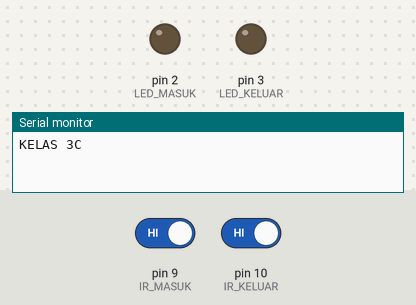
The sketch below on a simulated Arduino Uno, built with avr-gcc and run on an emulated ATmega328P. On the bench: output pins drawn as LEDs (lit = HIGH), the last lines printed to the serial monitor. Inputs (shaded band) come from the test bench; at power-on: pin 9 (IR_MASUK) HIGH, pin 10 (IR_KELUAR) HIGH.

Above: at 1.2 s.
1.3 s: pin 9 (IR_MASUK) driven LOW
At 2.3 s:
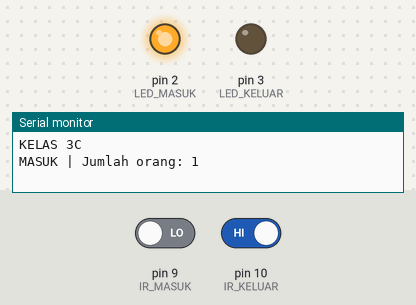
2.8 s: pin 10 (IR_KELUAR) driven LOW
At 3.5 s:
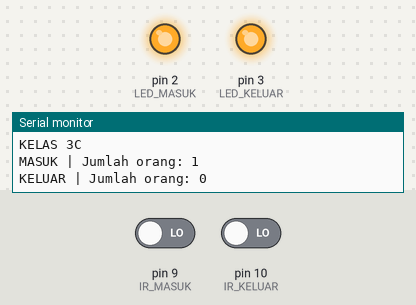
4.3 s: pin 9 (IR_MASUK) driven HIGH
At 4.6 s:
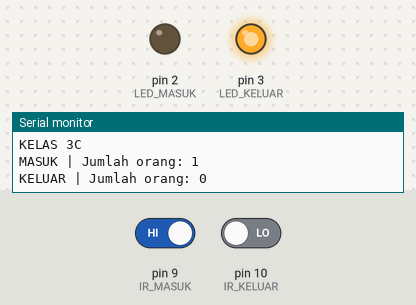
5.8 s: pin 10 (IR_KELUAR) driven HIGH
At 7.0 s:
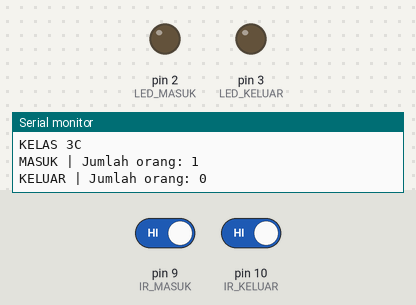
Timing chart, 0 to 8.3 s (numbered marks = the images above; inputs shaded):
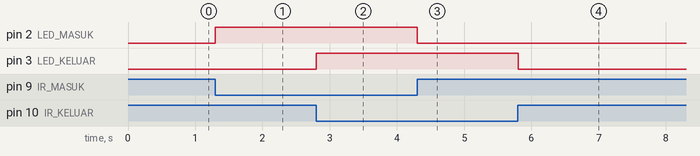

Measured:
- after the input at 1.3 s, pin 2 (LED_MASUK): LOW → HIGH at once
- after the input at 2.8 s, pin 3 (LED_KELUAR): LOW → HIGH at once
- after the input at 4.3 s, pin 2 (LED_MASUK): HIGH → LOW at once
- after the input at 5.8 s, pin 3 (LED_KELUAR): HIGH → LOW at once

The sketch:

pertemuan-12.ino
```cpp
#define IR_MASUK 9
#define IR_KELUAR 10

#define LED_MASUK 2
#define LED_KELUAR 3

unsigned long lastCheckMasuk = 0;
unsigned long lastCheckKeluar = 0;
const unsigned long interval = 100;

int jumlahOrang = 0;
int slot = 10;

int lastMasukState = HIGH;
int lastKeluarState = HIGH;

void setup() {
  Serial.begin(9600);

  pinMode(IR_MASUK, INPUT);
  pinMode(IR_KELUAR, INPUT);

  pinMode(LED_MASUK, OUTPUT);
  pinMode(LED_KELUAR, OUTPUT);

  Serial.println("KELAS 3C");
}

void loop() {
  unsigned long now = millis();

  if (now - lastCheckMasuk >= interval) {
    lastCheckMasuk = now;

    int currentMasuk = digitalRead(IR_MASUK);

    if (currentMasuk == LOW && lastMasukState == HIGH) {
      if (jumlahOrang < slot) {
        jumlahOrang++;

        Serial.print("MASUK | Jumlah orang: ");
        Serial.println(jumlahOrang);
      } else {
        Serial.println("PENUH!");
      }
    }

    digitalWrite(LED_MASUK, !currentMasuk);
    lastMasukState = currentMasuk;
  }

  if (now - lastCheckKeluar >= interval) {
    lastCheckKeluar = now;

    int currentKeluar = digitalRead(IR_KELUAR);

    if (currentKeluar == LOW && lastKeluarState == HIGH) {
      if (jumlahOrang > 0)
      {
        jumlahOrang--;
      }
      Serial.print("KELUAR | Jumlah orang: ");
      Serial.println(jumlahOrang);
    }

    digitalWrite(LED_KELUAR, !currentKeluar);
    lastKeluarState = currentKeluar;
  }
}
```
